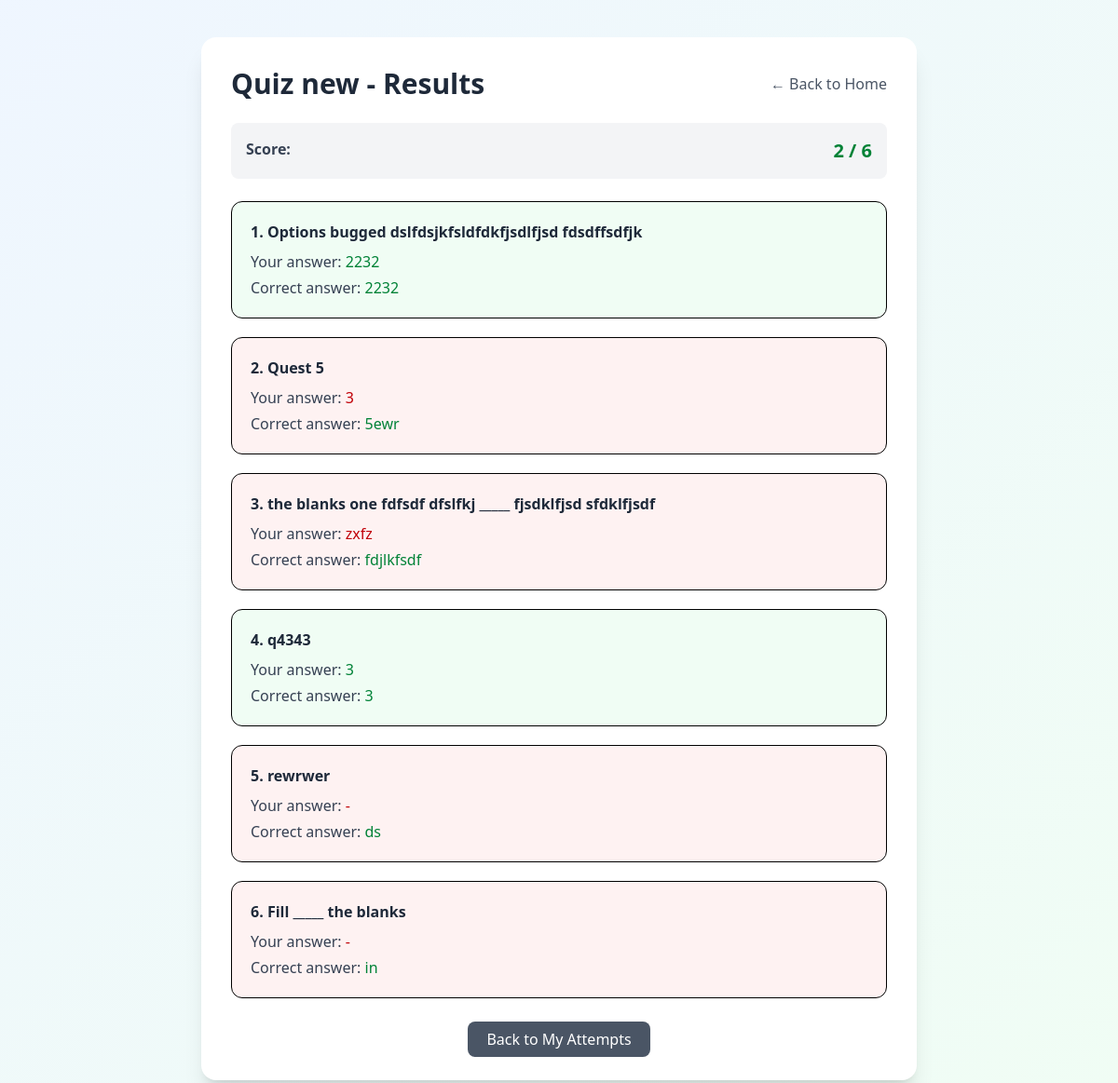
Page /attempt/32/results/ (signed in) on the committed database.
### quiz/models.py (models this page shows, shortened)
class Quiz(models.Model):
    tutor = models.ForeignKey(
        settings.AUTH_USER_MODEL,
        on_delete=models.CASCADE,
        related_name='quizzes',
        limit_choices_to={'role': 'tutor'}
    )
    title = models.CharField(max_length=255)
    description = models.TextField(blank=True)
    created_at = models.DateTimeField(auto_now_add=True)

class Question(models.Model):
    QUESTION_TYPES = (
        ('mcq', 'MCQ'),
        ('fill', 'Fill in the blank'),
    )
    quiz = models.ForeignKey(
        Quiz,
        on_delete=models.CASCADE,
        related_name='questions'
    )
    question_text = models.TextField()
    question_type = models.CharField(max_length=10, choices=QUESTION_TYPES)
    correct_answer = models.CharField(max_length=255, blank=True)

### attempts/models.py (models this page shows, shortened)
class QuizAttempt(models.Model):
    student = models.ForeignKey(
        settings.AUTH_USER_MODEL,
        on_delete=models.CASCADE,
        related_name='quiz_attempts',
    )
    quiz = models.ForeignKey(
        Quiz,
        on_delete=models.CASCADE,
        related_name='attempts',
    )
    current_question = models.ForeignKey(
        Question,
        on_delete=models.CASCADE,
        null=True,
        blank=True,
        related_name='current'
    )
    is_submitted = models.BooleanField(default=False)
    score = models.IntegerField(default=0)

class AttemptAnswer(models.Model):
    attempt = models.ForeignKey(
        QuizAttempt,
        on_delete=models.CASCADE,
        related_name='answers',
    )
    question = models.ForeignKey(
        Question,
        on_delete=models.CASCADE
    )
    selected_answer = models.CharField(max_length=255, blank=True)

### attempts/views.py (the view)
# urls.py: path('<int:attempt_id>/results/', views.view_results, name='view_results'),
@login_required
def view_results(request, attempt_id):
    attempt = get_object_or_404(QuizAttempt, id=attempt_id, student=request.user)
    if not attempt.is_submitted:
        return redirect('continue_attempt', attempt_id=attempt.id)
    answers = AttemptAnswer.objects.filter(attempt=attempt).select_related('question')
    quiz = attempt.quiz
    question_data = []
    for ans in answers:
        question_data.append({
            'question_text': ans.question.question_text,
            'selected_answer': ans.selected_answer or "-",
            'correct_answer': getattr(ans.question, 'correct_answer', None),
            'is_correct': ans.selected_answer == getattr(ans.question, 'correct_answer', None),
        })
    return render(request, 'view_results.html', {
        'quiz': quiz,
        'attempt': attempt,
        'questions': question_data,
    })

### attempts/templates/view_results.html (shortened to what this page needs)
{% load static %}
<!DOCTYPE html>
<html lang="en">
<head>
  <link rel="stylesheet" href="{% static 'dist/output.css' %}">
</head>
<body class="bg-linear-to-br from-blue-50 to-green-50 min-h-screen flex justify-center py-10 px-4">
  <div class="w-full max-w-3xl bg-white shadow-xl rounded-2xl p-8">
    <div class="flex flex-col sm:flex-row justify-between items-center mb-6">
      <h1 class="text-3xl font-bold text-gray-800">{{ quiz.title }} - Results</h1>
      <a href="{% url 'home' %}" class="text-gray-600 hover:text-gray-800 hover:underline text-md">
        ← Back to Home
      </a>
    </div>
    <div class="bg-gray-100 p-4 rounded-lg mb-6 flex justify-between">
      <span class="font-semibold text-gray-700">Score:</span>
      <span class="font-bold text-xl text-green-700">{{ attempt.score }} / {{ quiz.questions.count }}</span>
    </div>
    {% for q in questions %}
      <div class="border rounded-xl p-5 mb-5 {% if q.is_correct %}bg-green-50{% else %}bg-red-50{% endif %}">
        <p class="font-semibold text-gray-800 mb-2">
          {{ forloop.counter }}. {{ q.question_text }}
        </p>
        <p class="mb-1">
          <span class="font-medium text-gray-700">Your answer:</span>
          <span class="{% if q.is_correct %}text-green-700{% else %}text-red-700{% endif %}">
            {{ q.selected_answer }}
          </span>
        </p>
        <p>
          <span class="font-medium text-gray-700">Correct answer:</span>
          <span class="text-green-700">{{ q.correct_answer }}</span>
        </p>
      </div>
    {% endfor %}
    <div class="text-center mt-8">
      <a href="{% url 'my_attempts' %}" class="bg-gray-600 text-white px-5 py-2 rounded-lg hover:bg-gray-700 transition">
        Back to My Attempts
      </a>
    </div>
  </div>
</body>
</html>

### rows in the picture
Quiz: title "Quiz new", questions.count "6"
QuizAttempt: score "2"
Question: question_text "Options bugged dslfdsjkfsldfdkfjsdlfjsd fdsdffsdfjk", correct_answer "2232"
AttemptAnswer: selected_answer "2232"
Question: question_text "Quest 5", correct_answer "5ewr"
Question: question_text "the blanks one fdfsdf dfslfkj _____ fjsdklfjsd sfdklfjsdf", correct_answer "fdjlkfsdf"
AttemptAnswer: selected_answer "zxfz"
Question: question_text "q4343"
Question: question_text "rewrwer", correct_answer "ds"
Question: question_text "Fill _____ the blanks", correct_answer "in"

### other values in the picture
{{ q.selected_answer }} "3" "3" "-" "-"
{{ q.correct_answer }} "3"
